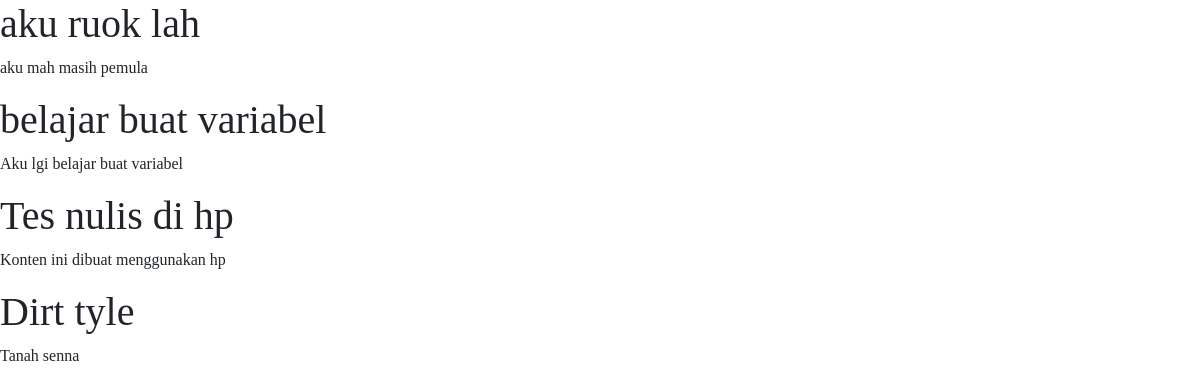
Page /404.php on the committed database.
### tables this page shows
CREATE TABLE `tbl_content` (
  `ID` int(11) NOT NULL,
  `title` varchar(255) NOT NULL,
  `image` longblob NOT NULL,
  `descriptions` varchar(255) NOT NULL,
  `date_created` date DEFAULT NULL,
  `creator` varchar(255) NOT NULL
);

### 404.php (the view, shortened to what this page needs)
<?php
include 'db.php';
$id = $_GET['search'];
$query = "SELECT * FROM tbl_content  WHERE descriptions LIKE '%$id%'";
$result = mysqli_query($conn, $query);
if (mysqli_num_rows($result) > 0) {
    while($row = mysqli_fetch_assoc($result)) {
        echo "<h1>" . $row['title'] . "</h1>";
        echo "<p>" . $row['descriptions'] . "</p>";
    }
}
?>

### db.php (shortened to what this page needs)
<link rel="stylesheet" href="style.css">
<link rel="stylesheet" href="node_modules/bootstrap/dist/css/bootstrap.min.css">
<link rel="stylesheet" href="https://cdnjs.cloudflare.com/ajax/libs/font-awesome/4.7.0/css/font-awesome.min.css">
<link rel="stylesheet" href="../style.css">
<link rel="stylesheet" href="../node_modules/bootstrap/dist/css/bootstrap.min.css">
<link rel="stylesheet" href="../node_modules/bootstrap-icons/font/bootstrap-icons.css">
<link rel="stylesheet" href="node_modules/bootstrap-icons/font/bootstrap-icons.css">

### style.css (style rules this page uses)
* { font-family: 'Misans'; }

### rows in the picture
tbl_content: title "aku ruok lah", descriptions "aku mah masih pemula"
tbl_content: title "belajar buat variabel", descriptions "Aku lgi belajar buat variabel"
tbl_content: title "Tes nulis di hp", descriptions "Konten ini dibuat menggunakan hp"
tbl_content: title "Dirt tyle", descriptions "Tanah senna"
